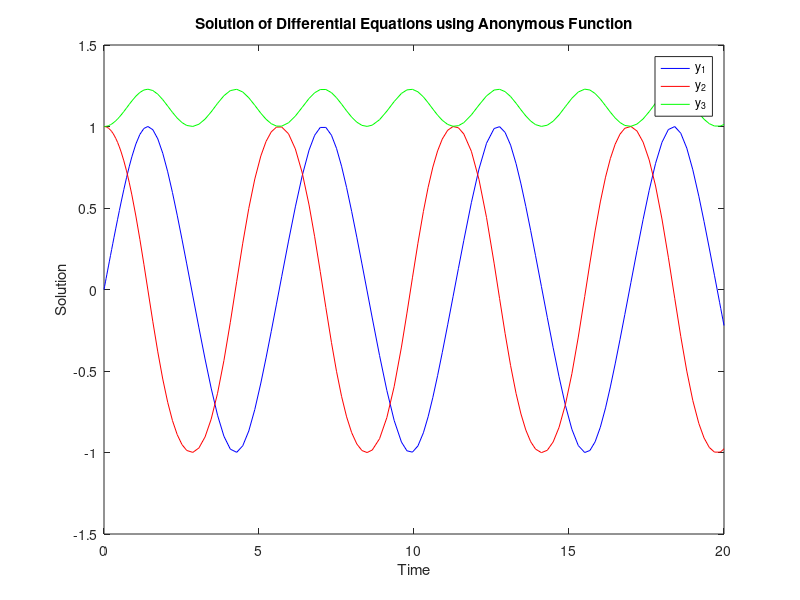

MATLAB code for this plot:
clear;
% 定义微分方程组为匿名函数
ode = @(t, y) [y(2)*y(3); -y(1)*y(3); 0.51*y(1)*y(2)];

% 初始条件
y0 = [0, 1, 1];

% 时间范围
tspan = [0, 20];

% 使用 ode45 求解
[t, y] = ode45(ode, tspan, y0);

% 可视化结果
plot(t, y(:,1), 'b', t, y(:,2), 'r', t, y(:,3), 'g');
legend('y_1', 'y_2', 'y_3');
xlabel('Time');
ylabel('Solution');
title('Solution of Differential Equations using Anonymous Function');
